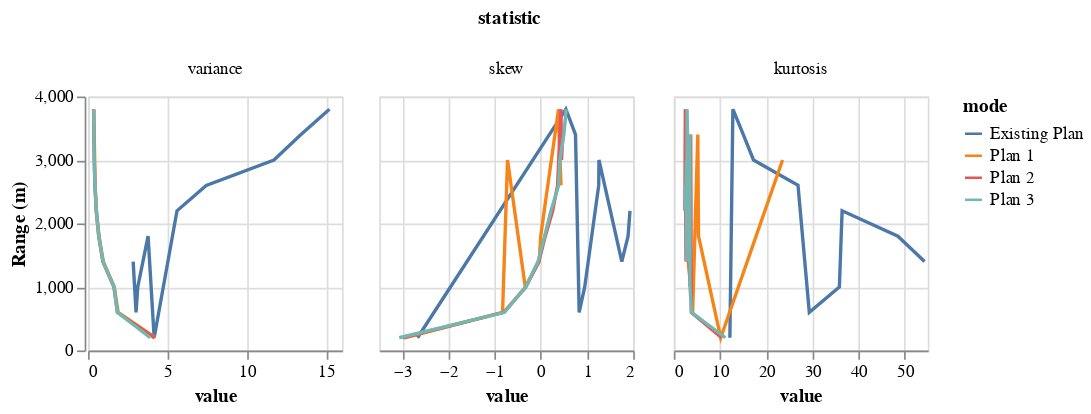

The notebook cell this image was saved under:
### Code cell
alt.Chart(statistics).mark_line(opacity=1).encode(
    alt.X('value:Q', sort='-y'),
    alt.Y('range_group:Q', title='Range (m)'),
    alt.Color('mode:N')
).properties(width=150, height=150).facet(
    column=alt.Column('statistic:N', sort=['variance', 'skew', 'kurtosis'])
).resolve_scale(x='independent', y='shared').display(renderer='svg')

### Figure 1 — Vega-Lite specification as saved in the notebook (floating-point values rounded to 4 significant figures)
{"config": {"view": {"continuousWidth": 400, "continuousHeight": 300}}, "data": {"name": "data-b523831d91b9b3873242567e882774c8"}, "facet": {"column": {"field": "statistic", "sort": ["variance", "skew", "kurtosis"], "type": "nominal"}}, "spec": {"mark": {"type": "line", "opacity": 1}, "encoding": {"color": {"field": "mode", "type": "nominal"}, "x": {"field": "value", "sort": "-y", "type": "quantitative"}, "y": {"field": "range_group", "title": "Range (m)", "type": "quantitative"}}, "height": 150, "width": 150}, "resolve": {"scale": {"x": "independent", "y": "shared"}}, "$schema": "https://vega.github.io/schema/vega-lite/v4.17.0.json", "datasets": {"data-b523831d91b9b3873242567e882774c8": [{"range_group": 200, "value": 4.167, "statistic": "variance", "mode": "Existing Plan"}, {"range_group": 600, "value": 3.025, "statistic": "variance", "mode": "Existing Plan"}, {"range_group": 1000, "value": 3.133, "statistic": "variance", "mode": "Existing Plan"}, {"range_group": 1400, "value": 2.842, "statistic": "variance", "mode": "Existing Plan"}, {"range_group": 1800, "value": 3.783, "statistic": "variance", "mode": "Existing Plan"}, {"range_group": 2200, "value": 5.606, "statistic": "variance", "mode": "Existing Plan"}, {"range_group": 2600, "value": 7.448, "statistic": "variance", "mode": "Existing Plan"}, {"range_group": 3000, "value": 11.71, "statistic": "variance", "mode": "Existing Plan"}, {"range_group": 3400, "value": 13.42, "statistic": "variance", "mode": "Existing Plan"}, {"range_group": 3800, "value": 15.21, "statistic": "variance", "mode": "Existing Plan"}, {"range_group": 200, "value": -2.671, "statistic": "skew", "mode": "Existing Plan"}, {"range_group": 600, "value": 0.8299, "statistic": "skew", "mode": "Existing Plan"}, {"range_group": 1000, "value": 0.9506, "statistic": "skew", "mode": "Existing Plan"}, {"range_group": 1400, "value": 1.754, "statistic": "skew", "mode": "Existing Plan"}, {"range_group": 1800, "value": 1.889, "statistic": "skew", "mode": "Existing Plan"}, {"range_group": 2200, "value": 1.93, "statistic": "skew", "mode": "Existing Plan"}, {"range_group": 2600, "value": 1.253, "statistic": "skew", "mode": "Existing Plan"}, {"range_group": 3000, "value": 1.259, "statistic": "skew", "mode": "Existing Plan"}, {"range_group": 3400, "value": 0.7508, "statistic": "skew", "mode": "Existing Plan"}, {"range_group": 3800, "value": 0.5426, "statistic": "skew", "mode": "Existing Plan"}, {"range_group": 200, "value": 12.14, "statistic": "kurtosis", "mode": "Existing Plan"}, {"range_group": 600, "value": 29.35, "statistic": "kurtosis", "mode": "Existing Plan"}, {"range_group": 1000, "value": 35.86, "statistic": "kurtosis", "mode": "Existing Plan"}, {"range_group": 1400, "value": 54.3, "statistic": "kurtosis", "mode": "Existing Plan"}, {"range_group": 1800, "value": 48.54, "statistic": "kurtosis", "mode": "Existing Plan"}, {"range_group": 2200, "value": 36.45, "statistic": "kurtosis", "mode": "Existing Plan"}, {"range_group": 2600, "value": 26.9, "statistic": "kurtosis", "mode": "Existing Plan"}, {"range_group": 3000, "value": 17.26, "statistic": "kurtosis", "mode": "Existing Plan"}, {"range_group": 3400, "value": 15.05, "statistic": "kurtosis", "mode": "Existing Plan"}, {"range_group": 3800, "value": 12.79, "statistic": "kurtosis", "mode": "Existing Plan"}, {"range_group": 200, "value": 4.237, "statistic": "variance", "mode": "Plan 1"}, {"range_group": 600, "value": 1.895, "statistic": "variance", "mode": "Plan 1"}, {"range_group": 1000, "value": 1.652, "statistic": "variance", "mode": "Plan 1"}, {"range_group": 1400, "value": 0.9601, "statistic": "variance", "mode": "Plan 1"}, {"range_group": 1800, "value": 0.6958, "statistic": "variance", "mode": "Plan 1"}, {"range_group": 2200, "value": 0.5279, "statistic": "variance", "mode": "Plan 1"}, {"range_group": 2600, "value": 0.4464, "statistic": "variance", "mode": "Plan 1"}, {"range_group": 3000, "value": 0.4189, "statistic": "variance", "mode": "Plan 1"}, {"range_group": 3400, "value": 0.3894, "statistic": "variance", "mode": "Plan 1"}, {"range_group": 3800, "value": 0.3619, "statistic": "variance", "mode": "Plan 1"}, {"range_group": 200, "value": -2.955, "statistic": "skew", "mode": "Plan 1"}, {"range_group": 600, "value": -0.8291, "statistic": "skew", "mode": "Plan 1"}, {"range_group": 1000, "value": -0.3376, "statistic": "skew", "mode": "Plan 1"}, {"range_group": 1400, "value": -0.03534, "statistic": "skew", "mode": "Plan 1"}, {"range_group": 1800, "value": -0.002319, "statistic": "skew", "mode": "Plan 1"}, {"range_group": 2200, "value": 0.07294, "statistic": "skew", "mode": "Plan 1"}, {"range_group": 2600, "value": 0.4369, "statistic": "skew", "mode": "Plan 1"}, {"range_group": 3000, "value": -0.7212, "statistic": "skew", "mode": "Plan 1"}, {"range_group": 3400, "value": 0.3975, "statistic": "skew", "mode": "Plan 1"}, {"range_group": 3800, "value": 0.3829, "statistic": "skew", "mode": "Plan 1"}, {"range_group": 200, "value": 10.16, "statistic": "kurtosis", "mode": "Plan 1"}, {"range_group": 600, "value": 4.08, "statistic": "kurtosis", "mode": "Plan 1"}, {"range_group": 1000, "value": 3.67, "statistic": "kurtosis", "mode": "Plan 1"}, {"range_group": 1400, "value": 3.134, "statistic": "kurtosis", "mode": "Plan 1"}, {"range_group": 1800, "value": 5.349, "statistic": "kurtosis", "mode": "Plan 1"}, {"range_group": 2200, "value": 2.918, "statistic": "kurtosis", "mode": "Plan 1"}, {"range_group": 2600, "value": 3.037, "statistic": "kurtosis", "mode": "Plan 1"}, {"range_group": 3000, "value": 23.55, "statistic": "kurtosis", "mode": "Plan 1"}, {"range_group": 3400, "value": 5.198, "statistic": "kurtosis", "mode": "Plan 1"}, {"range_group": 3800, "value": 2.695, "statistic": "kurtosis", "mode": "Plan 1"}, {"range_group": 200, "value": 4.178, "statistic": "variance", "mode": "Plan 2"}, {"range_group": 600, "value": 1.849, "statistic": "variance", "mode": "Plan 2"}, {"range_group": 1000, "value": 1.63, "statistic": "variance", "mode": "Plan 2"}, {"range_group": 1400, "value": 0.9312, "statistic": "variance", "mode": "Plan 2"}, {"range_group": 1800, "value": 0.671, "statistic": "variance", "mode": "Plan 2"}, {"range_group": 2200, "value": 0.5158, "statistic": "variance", "mode": "Plan 2"}, {"range_group": 2600, "value": 0.4326, "statistic": "variance", "mode": "Plan 2"}, {"range_group": 3000, "value": 0.393, "statistic": "variance", "mode": "Plan 2"}, {"range_group": 3400, "value": 0.366, "statistic": "variance", "mode": "Plan 2"}, {"range_group": 3800, "value": 0.3504, "statistic": "variance", "mode": "Plan 2"}, {"range_group": 200, "value": -2.988, "statistic": "skew", "mode": "Plan 2"}, {"range_group": 600, "value": -0.8024, "statistic": "skew", "mode": "Plan 2"}, {"range_group": 1000, "value": -0.3258, "statistic": "skew", "mode": "Plan 2"}, {"range_group": 1400, "value": -0.04317, "statistic": "skew", "mode": "Plan 2"}, {"range_group": 1800, "value": 0.09608, "statistic": "skew", "mode": "Plan 2"}, {"range_group": 2200, "value": 0.2563, "statistic": "skew", "mode": "Plan 2"}, {"range_group": 2600, "value": 0.3626, "statistic": "skew", "mode": "Plan 2"}, {"range_group": 3000, "value": 0.4481, "statistic": "skew", "mode": "Plan 2"}, {"range_group": 3400, "value": 0.4769, "statistic": "skew", "mode": "Plan 2"}, {"range_group": 3800, "value": 0.4362, "statistic": "skew", "mode": "Plan 2"}, {"range_group": 200, "value": 10.36, "statistic": "kurtosis", "mode": "Plan 2"}, {"range_group": 600, "value": 3.794, "statistic": "kurtosis", "mode": "Plan 2"}, {"range_group": 1000, "value": 3.528, "statistic": "kurtosis", "mode": "Plan 2"}, {"range_group": 1400, "value": 2.63, "statistic": "kurtosis", "mode": "Plan 2"}, {"range_group": 1800, "value": 3.117, "statistic": "kurtosis", "mode": "Plan 2"}, {"range_group": 2200, "value": 2.399, "statistic": "kurtosis", "mode": "Plan 2"}, {"range_group": 2600, "value": 2.422, "statistic": "kurtosis", "mode": "Plan 2"}, {"range_group": 3000, "value": 3.04, "statistic": "kurtosis", "mode": "Plan 2"}, {"range_group": 3400, "value": 3.658, "statistic": "kurtosis", "mode": "Plan 2"}, {"range_group": 3800, "value": 2.496, "statistic": "kurtosis", "mode": "Plan 2"}, {"range_group": 200, "value": 3.922, "statistic": "variance", "mode": "Plan 3"}, {"range_group": 600, "value": 1.848, "statistic": "variance", "mode": "Plan 3"}, {"range_group": 1000, "value": 1.643, "statistic": "variance", "mode": "Plan 3"}, {"range_group": 1400, "value": 0.947, "statistic": "variance", "mode": "Plan 3"}, {"range_group": 1800, "value": 0.6783, "statistic": "variance", "mode": "Plan 3"}, {"range_group": 2200, "value": 0.5246, "statistic": "variance", "mode": "Plan 3"}, {"range_group": 2600, "value": 0.4379, "statistic": "variance", "mode": "Plan 3"}, {"range_group": 3000, "value": 0.3868, "statistic": "variance", "mode": "Plan 3"}, {"range_group": 3400, "value": 0.3707, "statistic": "variance", "mode": "Plan 3"}, {"range_group": 3800, "value": 0.3499, "statistic": "variance", "mode": "Plan 3"}, {"range_group": 200, "value": -3.067, "statistic": "skew", "mode": "Plan 3"}, {"range_group": 600, "value": -0.786, "statistic": "skew", "mode": "Plan 3"}, {"range_group": 1000, "value": -0.3289, "statistic": "skew", "mode": "Plan 3"}, {"range_group": 1400, "value": -0.06168, "statistic": "skew", "mode": "Plan 3"}, {"range_group": 1800, "value": 0.0811, "statistic": "skew", "mode": "Plan 3"}, {"range_group": 2200, "value": 0.2201, "statistic": "skew", "mode": "Plan 3"}, {"range_group": 2600, "value": 0.3849, "statistic": "skew", "mode": "Plan 3"}, {"range_group": 3000, "value": 0.4121, "statistic": "skew", "mode": "Plan 3"}, {"range_group": 3400, "value": 0.4991, "statistic": "skew", "mode": "Plan 3"}, {"range_group": 3800, "value": 0.5484, "statistic": "skew", "mode": "Plan 3"}, {"range_group": 200, "value": 11.17, "statistic": "kurtosis", "mode": "Plan 3"}, {"range_group": 600, "value": 3.848, "statistic": "kurtosis", "mode": "Plan 3"}, {"range_group": 1000, "value": 3.501, "statistic": "kurtosis", "mode": "Plan 3"}, {"range_group": 1400, "value": 2.795, "statistic": "kurtosis", "mode": "Plan 3"}, {"range_group": 1800, "value": 3.18, "statistic": "kurtosis", "mode": "Plan 3"}, {"range_group": 2200, "value": 2.57, "statistic": "kurtosis", "mode": "Plan 3"}, {"range_group": 2600, "value": 2.555, "statistic": "kurtosis", "mode": "Plan 3"}, {"range_group": 3000, "value": 2.724, "statistic": "kurtosis", "mode": "Plan 3"}, {"range_group": 3400, "value": 3.496, "statistic": "kurtosis", "mode": "Plan 3"}, {"range_group": 3800, "value": 2.877, "statistic": "kurtosis", "mode": "Plan 3"}]}}
